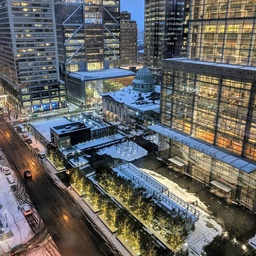
#> input picture HW1/example-input.jpg, 256 x 256 px, shrunk from 640 x 640 before the run
$ python hw1.py
#> lines starting #> are read from the running program, lines starting #| are printed output that depends on the picture

"""
Imports we need.
Note: You may _NOT_ add any more imports than these.
"""
import argparse
import imageio
import logging
import numpy as np
from PIL import Image


def load_image(filename):
    """Loads the provided image file, and returns it as a numpy array."""
#> called with filename = 'example-input.jpg'
    im = Image.open(filename)
#> im is the input picture: PIL image 256x256 RGB; mean R, G, B 99, 98.8, 96.7
    return np.array(im)


def create_gaussian_kernel(size, sigma=1.0):
    """
    Creates a 2-dimensional, size x size gaussian kernel.
    It is normalized such that the sum over all values = 1.

    Args:
        size (int):     The dimensionality of the kernel. It should be odd.
        sigma (float):  The sigma value to use

    Returns:
        A size x size floating point ndarray whose values are sampled from the multivariate gaussian.

    See:
        https://en.wikipedia.org/wiki/Multivariate_normal_distribution
        https://homepages.inf.ed.ac.uk/rbf/HIPR2/eqns/eqngaus2.gif
    """

    # Ensure the parameter passed is odd
    if size % 2 != 1:
        raise ValueError('The size of the kernel should not be even.')

    # TODO: Create a size by size ndarray of type float32
    h = np.zeros((size, size), dtype=np.float32)

    # TODO: Populate the values of the kernel. Note that the middle `pixel` should be x = 0 and y = 0.
    offset = size // 2
    for i in range(-offset, offset+1):
        for j in range(-offset, offset+1):
            h[i+offset, j+offset] = 1 / (2*np.pi*sigma**2) * np.exp(-(i**2 + j**2)/(2*sigma**2))


    # TODO:  Normalize the values such that the sum of the kernel = 1
    return (1 / h.sum()) * h


def convolve_pixel(img, kernel, i, j):
    """
    Convolves the provided kernel with the image at location i,j, and returns the result.
    If the kernel stretches beyond the border of the image, it returns the original pixel.

    Args:
        img:        A 2-dimensional ndarray input image.
        kernel:     A 2-dimensional kernel to convolve with the image.
        i (int):    The row location to do the convolution at.
        j (int):    The column location to process.

    Returns:
        The result of convolving the provided kernel with the image at location i, j.
    """

    # First let's validate the inputs are the shape we expect...
    if len(img.shape) != 2:
        raise ValueError(
            'Image argument to convolve_pixel should be one channel.')
    if len(kernel.shape) != 2:
        raise ValueError('The kernel should be two dimensional.')
    if kernel.shape[0] % 2 != 1 or kernel.shape[1] % 2 != 1:
        raise ValueError(
            'The size of the kernel should not be even, but got shape %s' % (str(kernel.shape)))

    # TODO: determine, using the kernel shape, the ith and jth locations to start at.
    offset = len(kernel) // 2

    # TODO: Check if the kernel stretches beyond the border of the image.
    if i-offset < 0 or j-offset < 0 or i+offset > len(img)-1 or j+offset > len(img[0])-1:
        return img[i, j]
        # TODO: if so, return the input pixel at that location.
    else:
        # TODO: perform the convolution.
        value = 0
        for u in range(-offset, offset+1):
            for v in range(-offset, offset+1):
                value += kernel[u+offset, v+offset] * img[i-u, j-v]
        return value


def convolve(img, kernel):
    """
    Convolves the provided kernel with the provided image and returns the results.

    Args:
        img:        A 2-dimensional ndarray input image.
        kernel:     A 2-dimensional kernel to convolve with the image.

    Returns:
        The result of convolving the provided kernel with the image at location i, j.
    """
    # TODO: Make a copy of the input image to save results
    result = np.zeros_like(img)

    # TODO: Populate each pixel in the input by calling convolve_pixel and return results.
    for i in range(len(result)):
        for j in range(len(result[0])):
            result[i,j] = convolve_pixel(img, kernel, i, j)
    return result


def split(img):
    """
    Splits a image (a height x width x 3 ndarray) into 3 ndarrays, 1 for each channel.

    Args:
        img:    A height x width x 3 channel ndarray.

    Returns:
        A 3-tuple of the r, g, and b channels.
    """
    if img.shape[2] != 3:
        raise ValueError('The split function requires a 3-channel input image')
    return img[:,:,0], img[:,:,1], img[:,:,2]
    # TODO: Implement me


def merge(r, g, b):
    """
    Merges three images (height x width ndarrays) into a 3-channel color image ndarrays.

    Args:
        r:    A height x width ndarray of red pixel values.
        g:    A height x width ndarray of green pixel values.
        b:    A height x width ndarray of blue pixel values.

    Returns:
        A height x width x 3 ndarray representing the color image.
    """
    # TODO: Implement me
    result = np.zeros(r.shape + (3,), dtype=np.uint8)
    result[:,:,0] = r
    result[:,:,1] = g
    result[:,:,2] = b
    return result


"""
The main function
"""
if __name__ == '__main__':
    logging.basicConfig(
        format='%(levelname)s: %(message)s', level=logging.INFO)
    parser = argparse.ArgumentParser(
        description='Blurs an image using an isotropic Gaussian kernel.')
    parser.add_argument('input', type=str, help='The input image file to blur', default="example-input.jpg", nargs='?')
    parser.add_argument('output', type=str, help='Where to save the result', default="test.jpg", nargs='?')
    parser.add_argument('--sigma', type=float, default=2.0,
                        help='The standard deviation to use for the Guassian kernel')
    parser.add_argument('--k', type=int, default=5,
                        help='The size of the kernel.')

    args = parser.parse_args()

    # first load the input image
    logging.info('Loading input image %s' % (args.input))
    inputImage = load_image(args.input)

    # Split it into three channels
    logging.info('Splitting it into 3 channels')
    (r, g, b) = split(inputImage)
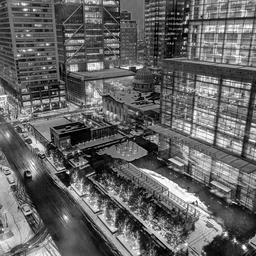
#> r: shape (256, 256); min 0, max 255, mean 99
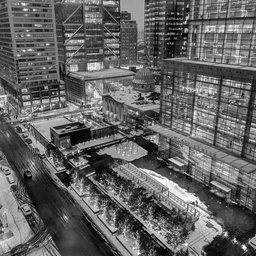
#> g: shape (256, 256); min 0, max 255, mean 98.8
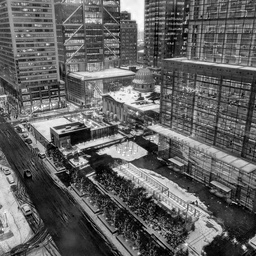
#> b: shape (256, 256); min 0, max 255, mean 96.7

    # compute the gaussian kernel
    logging.info('Computing a gaussian kernel with size %d and sigma %f' %
                 (args.k, args.sigma))
    kernel = create_gaussian_kernel(args.k, args.sigma)

    # convolve it with each input channel
    logging.info('Convolving the first channel')
    r = convolve(r, kernel)
    logging.info('Convolving the second channel')
    g = convolve(g, kernel)
    logging.info('Convolving the third channel')
    b = convolve(b, kernel)
#> after the loop in convolve (call 3), `for i in range(len(result)):`:
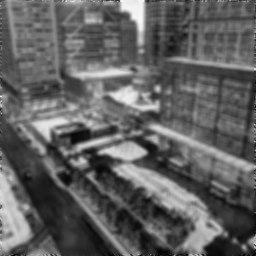
#> result: shape (256, 256); min 0, max 249, mean 96.2

    # merge the channels back
    logging.info('Merging results')
    resultImage = merge(r, g, b)
#> in merge, `result[:,:,0] = r`:
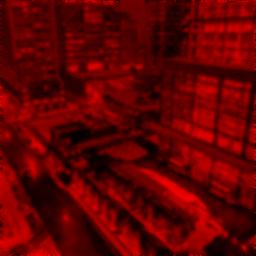
#> result: shape (256, 256, 3); mean of channels 0, 1, 2 98.5, 0, 0; drawn as R, G, B
#> in merge, `result[:,:,1] = g`:
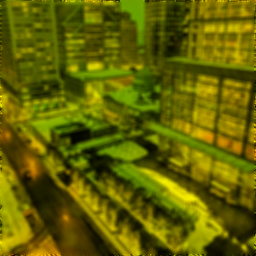
#> result: shape (256, 256, 3); mean of channels 0, 1, 2 98.5, 98.3, 0; drawn as R, G, B
#> in merge, `result[:,:,2] = b`:
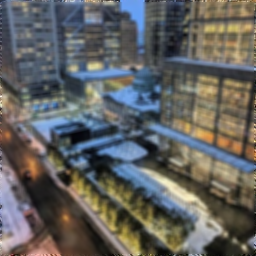
#> result: shape (256, 256, 3); mean of channels 0, 1, 2 98.5, 98.3, 96.2; drawn as R, G, B

    # save the result
    logging.info('Saving result to %s' % (args.output))
    imageio.imwrite(args.output, resultImage)
